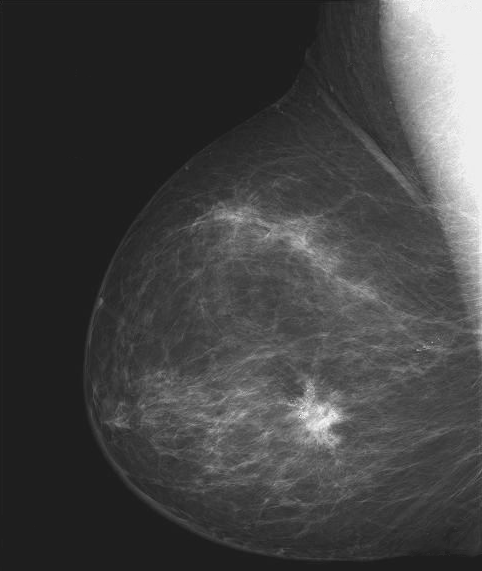
%> input picture dataImages/Fig0304(a)(breast_digital_Xray).tif, 482 x 571 px
$ octave Buoi1_2.m   (GNU Octave 9; MATLAB toolbox functions it lacks are replaced by stand-ins)
%> lines starting %> are read from the running program, lines starting %| are printed output that depends on the picture
% ??c ?nh
I = imread('Fig0304(a)(breast_digital_Xray).tif');
%> I is the input picture: size 571x482 uint8; min 21, max 255, mean 66.7
% Hi?n th? ?nh g?c
imshow(I);
title('?nh g?c');
% Tính toán histogram
[counts, grayLevels] = imhist(I);
%> counts = 256 values, max 93879 at index 31, min 0 at index 1, mean 1075.1; grayLevels = 256 values from 0 to 255

% Hi?n th? histogram
figure;
bar(grayLevels, counts);
xlabel('Muc xam');
ylabel('So luong pixel');
title('Histogram cua anh');
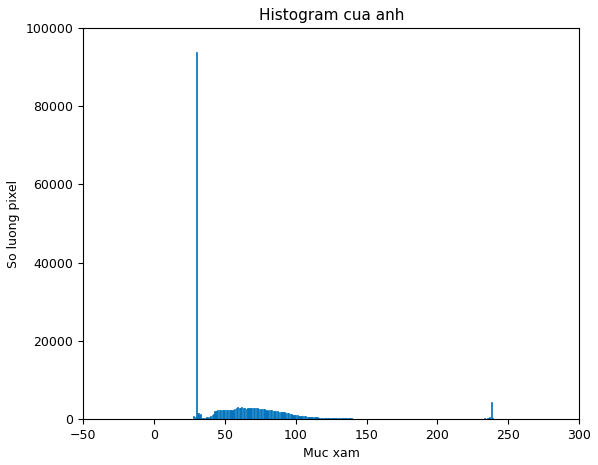
%> figure redrawn from the program's plot data; tallest bar 93879 high, from x = 29.6 to 30.4
% Tính các ??c tr?ng th?ng kê
mean_gray = mean(I(:));  % Trung bình
%> mean_gray = 66.72
std_gray = std(double(I(:)));  % ?? l?ch chu?n
%> std_gray = 46.5
min_gray = min(I(:));  % Giá tr? m?c xám nh? nh?t
%> min_gray = 21
max_gray = max(I(:));  % Giá tr? m?c xám l?n nh?t
%> max_gray = 255

% In k?t qu?
disp(['Trung bình m?c xám: ', num2str(mean_gray)]);
%| Trung bình m?c xám: 66.7183
disp(['?? l?ch chu?n m?c xám: ', num2str(std_gray)]);
%| ?? l?ch chu?n m?c xám: 46.5001
disp(['M?c xám nh? nh?t: ', num2str(min_gray)]);
%| M?c xám nh? nh?t: 21
disp(['M?c xám l?n nh?t: ', num2str(max_gray)]);
%| M?c xám l?n nh?t: 255
